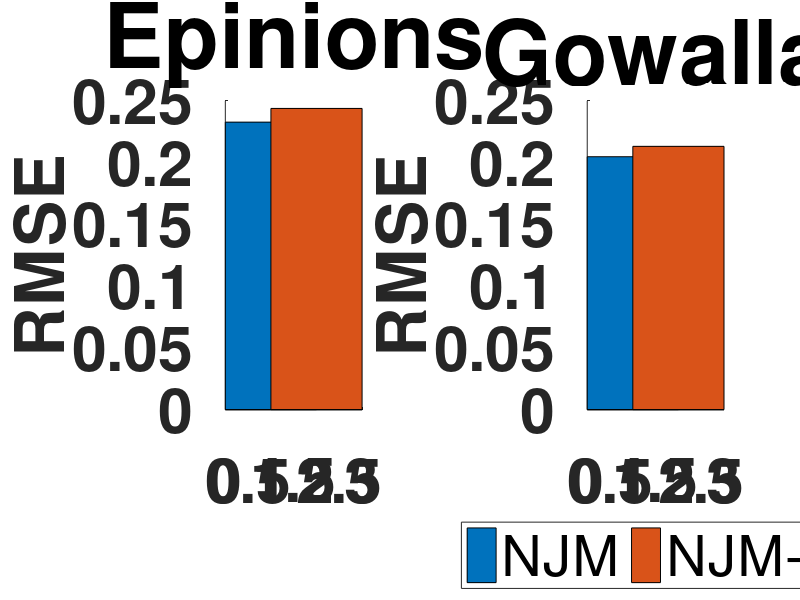

MATLAB code to generate this figure:
%Y = zeros(4,4);
Y1 = 0.2328;
Y2 = 0.2439;
Y3 = 0.2048;
Y4 = 0.2132;
X1 = 1;
X2 = 2;

figure(1);
subplot(1,2,1);
hold on;
bar(X1,Y1,1);
bar(X2,Y2,1)
%set(get(h(1),'BaseLine'),'LineWidth',0.1,'LineStyle',':')
set(gca,'fontsize',45,'fontweight','bold')
hold off;
%axis([0, 3, 0.22, 0.245])
ylabel('RMSE')
%xlabel('D')
title('Epinions','fontsize',65,'fontweight','bold')

subplot(1,2,2);
hold on;
bar(X1,Y3,1);
bar(X2,Y4,1);
%set(get(h(1),'BaseLine'),'LineWidth',0.1,'LineStyle',':')
set(gca,'fontsize',45,'fontweight','bold')
%axis([0, 3, 0.20, 0.22])
ylabel('RMSE')
hold off
%xlabel('D')
title('Gowalla','fontsize',65,'fontweight','bold');

h = legend('NJM','NJM-\it{T}','Location','SouthOutside');
set(h,'Orientation','horizon')
%colorbar;
%set(h_leg,'position',[0.128045039392037 0.924910084879874 0.160714285714286 0.0555555555555556]);

